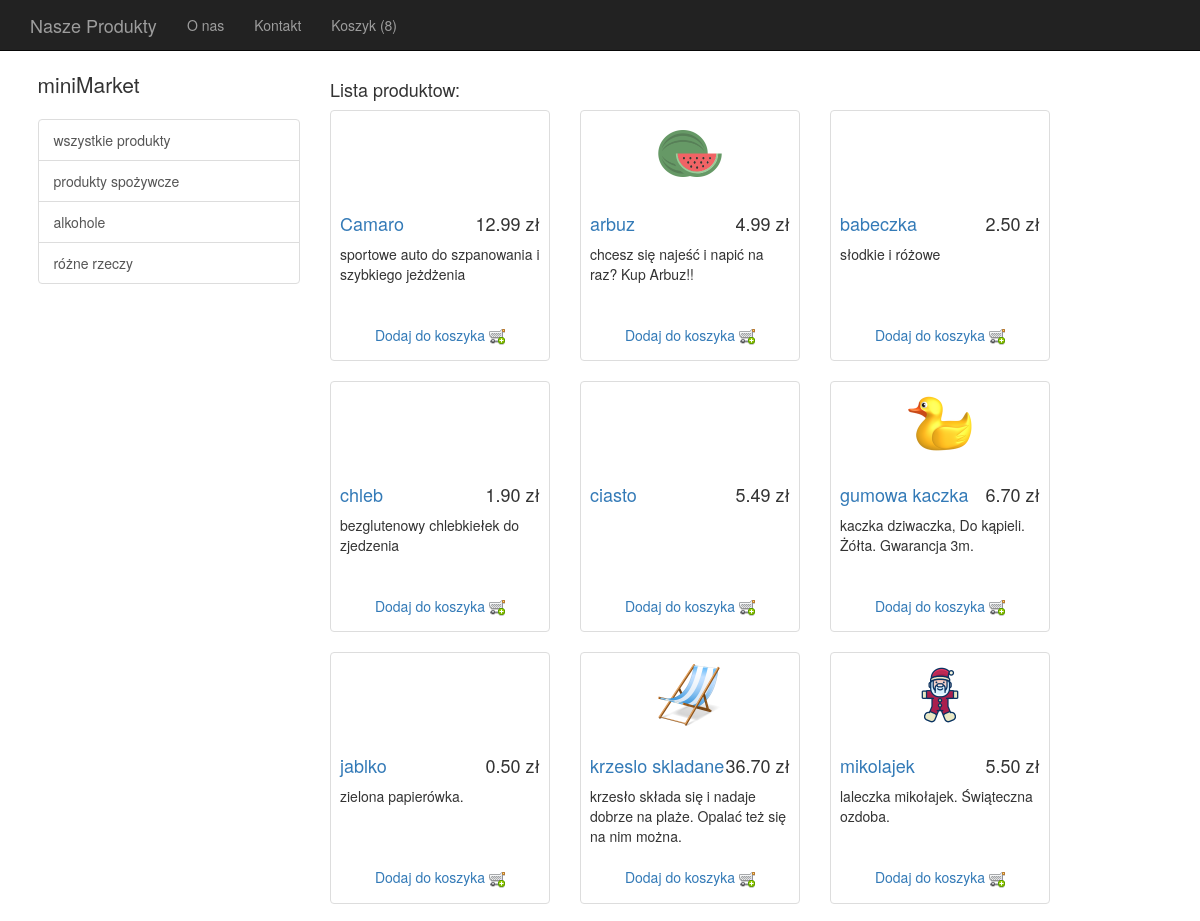
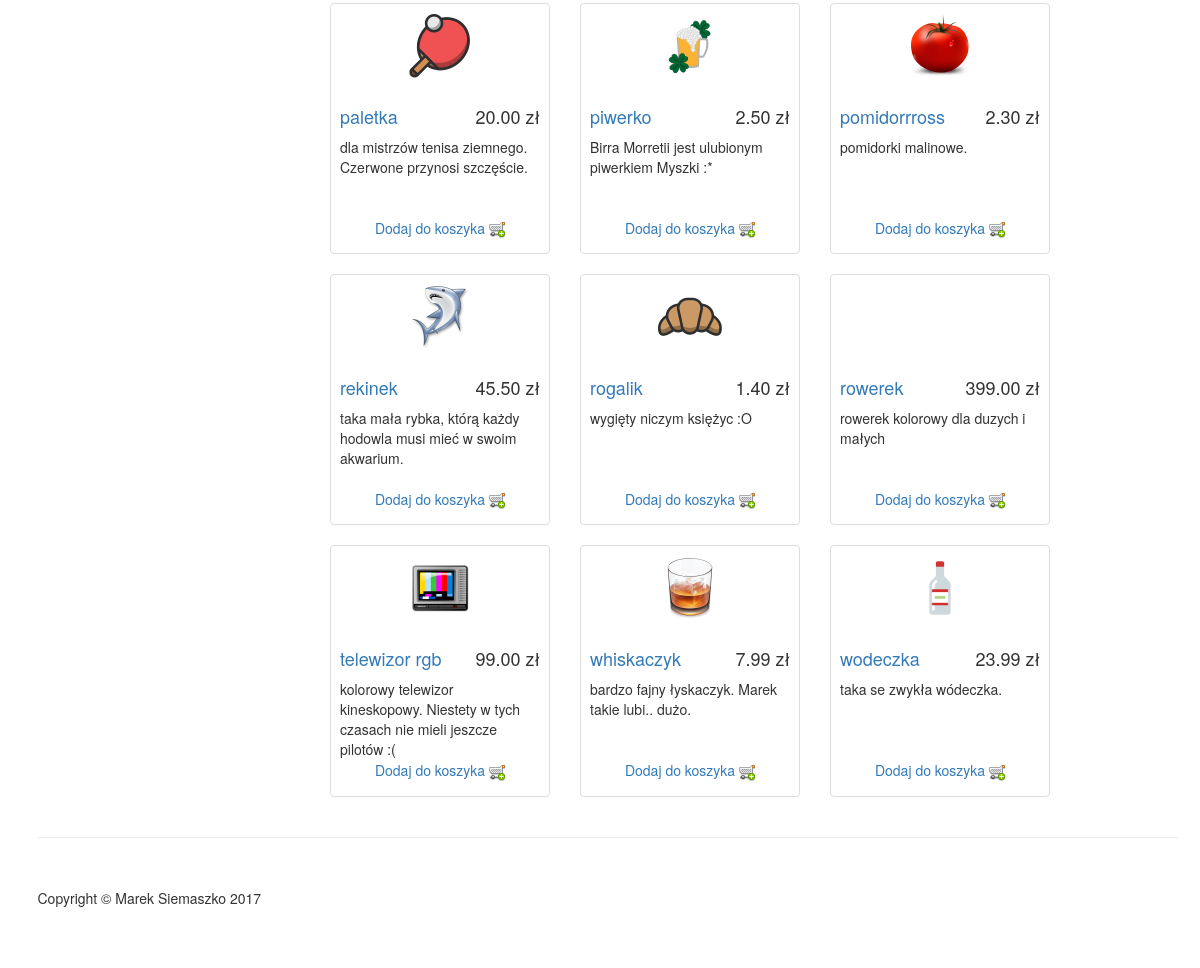
The page / on the database its author committed (2 pictures, top to bottom).
### myapp/models.py (models this page shows, shortened)
@python_2_unicode_compatible
class Kategoria(models.Model):
    kat_id = models.AutoField(primary_key=True)
    kat_nazwa = models.CharField(max_length=25)

@python_2_unicode_compatible
class Produkty(models.Model):
    produkt_id = models.AutoField(primary_key=True)
    kategoria = models.ForeignKey(Kategoria)
    nazwa = models.CharField(max_length=25)
    opis = models.TextField(max_length=120)
    obrazek = models.CharField(max_length=25, default="")
    cena = models.DecimalField(max_digits=5, decimal_places=2, default=0)
    stan = models.IntegerField(default=0)

### myapp/views.py (the view)
# urls.py: url(r'^$', views.index, name='index'),
def index(request, filtr=None, result=None):
    koszyk_list = Koszyk.objects.all()
    kategorie_list = Kategoria.objects.all()
    if filtr:
        produkty_list = Produkty.objects.filter(kategoria=filtr).order_by('nazwa')
    else:
        produkty_list = Produkty.objects.all().order_by('nazwa')
    return render(request, 'myapp/produkty.html', {
        'post_produkty': produkty_list,
        'post_koszyk': koszyk_list,
        'post_kategorie': kategorie_list,
        'result': result,
    })

### myapp/templates/myapp/produkty.html (shortened to what this page needs)
{% extends 'myapp/base.html' %}
{% load static %}
{% block content %}
   <h4>Lista produktow:</h4>
   <div class="row">
      {% for prod in post_produkty %}
      <div class="col-sm-3 col-lg-3 col-md-3" style="width: 250px;">
          <div class="thumbnail" style="padding-bottom: 15px;">
              <div style="width: 64px; height: 64px; margin: 10px auto; background: url({% static 'img/'%}{{ prod.obrazek }}) center no-repeat; background-size: 100%;">
               </div>
              <div class="caption">
                 <h4 class="pull-right">{{ prod.cena }} zł</h4>
                 <h4><a>{{ prod.nazwa }}</a></h4>
                 <p>{{ prod.opis }}</p>
              </div>
              <div style="width: 100%; text-align: center;">
                  <a href="{% url 'koszyk_dodaj' poz_id=prod.produkt_id %}"><span>Dodaj do koszyka <img src="{% static 'img/cart_add.png' %}" style="width: 16px"/></span></a>
              </div>
          </div>
      </div>
      {% endfor %}
   </div>
{% endblock content %}

### myapp/templates/myapp/base.html (shortened to what this page needs)
{% load staticfiles %}
<!DOCTYPE html>
<html lang="pl">
<head>
    <link rel="stylesheet" href="{% static 'css/style.css' %}">
    <link rel="stylesheet" href="{% static 'css/bootstrap.min.css' %}">
    <link rel="stylesheet" href="{% static 'css/shop-homepage.css' %}">
</head>
<body>
    <nav class="navbar navbar-inverse navbar-fixed-top" role="navigation">
        <div class="container">
            <div class="navbar-header">
                <a class="navbar-brand" href="{% url 'index' %}">Nasze Produkty</a>
            </div>
            <div class="collapse navbar-collapse" id="bs-example-navbar-collapse-1">
                <ul class="nav navbar-nav">
                    <li>
                        <a href="">O nas</a>
                    </li>
                    <li>
                        <a href="">Kontakt</a>
                    </li>
                    <li>
                        <a href="{% url 'koszyk' %}">Koszyk ({{ post_koszyk|length }})</a>
                    </li>
                </ul>
            </div>
        </div>
    </nav>
    <div class="container" style="min-height: 500px;">
        <div class="row" style="">
            <div class="col-md-3">
                <p class="lead">miniMarket</p>
                <div class="list-group">
                  <a href="{% url 'index' %}" class="list-group-item">wszystkie produkty</a>
                  {% for kat in post_kategorie %}
                     <a href="{% url 'filtr' filtr=kat.kat_id %}" class="list-group-item">{{ kat.kat_nazwa }}</a>
                  {% endfor %}
                </div>
            </div>
            <div class="col-md-9" style="">
               {% block content %}
               {% endblock %}
            </div>
        </div>
    </div>
    <div class="container">
        <hr>
        <footer>
            <div class="row">
                <div class="col-lg-12">
                    <p>Copyright &copy; Marek Siemaszko 2017</p>
                </div>
            </div>
        </footer>
    </div>
</body>
</html>

### static/css/style.css (style rules this page uses)
body { padding-left: 15px; }

### static/css/shop-homepage.css (style rules this page uses)
body { padding-top: 70px; }
.caption { height: 130px; overflow: hidden; }
.caption h4 { white-space: nowrap; }
.thumbnail img { width: 100%; }
.thumbnail { padding: 0; }
footer { margin: 50px 0; }

### rows shown on the page
Kategoria: kat_nazwa "produkty spożywcze"
Kategoria: kat_nazwa "alkohole"
Kategoria: kat_nazwa "różne rzeczy"
Produkty: cena "12.99", nazwa "Camaro", opis "sportowe auto do szpanowania i szybkiego jeżdżenia"
Produkty: obrazek (picture), cena "4.99", nazwa "arbuz", opis "chcesz się najeść i napić na raz? Kup Arbuz!!"
Produkty: cena "2.50", nazwa "babeczka", opis "słodkie i różowe"
Produkty: cena "1.90", nazwa "chleb", opis "bezglutenowy chlebkiełek do zjedzenia"
Produkty: cena "5.49", nazwa "ciasto"
Produkty: obrazek (picture), cena "6.70", nazwa "gumowa kaczka", opis "kaczka dziwaczka, Do kąpieli. Żółta. Gwarancja 3m."
Produkty: cena "0.50", nazwa "jablko", opis "zielona papierówka."
Produkty: obrazek (picture), cena "36.70", nazwa "krzeslo skladane", opis "krzesło składa się i nadaje dobrze na plaże. Opalać też się na nim można."
Produkty: obrazek (picture), cena "5.50", nazwa "mikolajek", opis "laleczka mikołajek. Świąteczna ozdoba."
Produkty: obrazek (picture), cena "20.00", nazwa "paletka", opis "dla mistrzów tenisa ziemnego. Czerwone przynosi szczęście."
Produkty: obrazek (picture), cena "2.50", nazwa "piwerko", opis "Birra Morretii jest ulubionym piwerkiem Myszki :*"
Produkty: obrazek (picture), cena "2.30", nazwa "pomidorrross", opis "pomidorki malinowe."
Produkty: obrazek (picture), cena "45.50", nazwa "rekinek", opis "taka mała rybka, którą każdy hodowla musi mieć w swoim akwarium."
Produkty: obrazek (picture), cena "1.40", nazwa "rogalik", opis "wygięty niczym księżyc :O"
Produkty: cena "399.00", nazwa "rowerek", opis "rowerek kolorowy dla duzych i małych"
Produkty: obrazek (picture), cena "99.00", nazwa "telewizor rgb", opis "kolorowy telewizor kineskopowy. Niestety w tych czasach nie mieli jeszcze pilotów :("
Produkty: obrazek (picture), cena "7.99", nazwa "whiskaczyk", opis "bardzo fajny łyskaczyk. Marek takie lubi.. dużo."
Produkty: obrazek (picture), cena "23.99", nazwa "wodeczka", opis "taka se zwykła wódeczka."

### other values the page prints
{{ post_koszyk|length }} "8"
